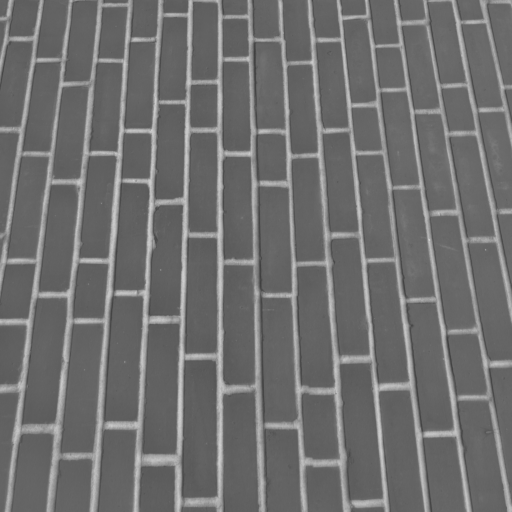
#> input picture skimage.data.brick(), 512 x 512 px
$ jupyter execute InteractiveBreak_Kernels.ipynb   (shell and % lines are left out)
#> lines starting #> are read from the running program, lines starting #| are printed output that depends on the picture
### InteractiveBreak_Kernels/kernelWidget.py
import numpy as np
from imageio import imread
from ipywidgets import widgets
import matplotlib.pyplot as plt
from scipy import ndimage
from skimage import data
from ipywidgets import Checkbox
from skimage.color import rgb2gray


class KernelWidget():
    def __init__(self, kernel_min=-8, kernel_max=8, small_example=True, small_example_size=7):
        # close all old figures
        plt.close("all")


        self.box_absolute = Checkbox(False, description='absolute value')
        self.box_absolute.observe(handler=self.convolve)

        self.box_norm = Checkbox(False, description='normalize')
        self.box_norm.observe(handler=self.convolve)

        self.w00 = widgets.IntSlider(min=kernel_min, max=kernel_max, value=0)
        self.w01 = widgets.IntSlider(min=kernel_min, max=kernel_max, value=0)
        self.w02 = widgets.IntSlider(min=kernel_min, max=kernel_max, value=0)
        self.w10 = widgets.IntSlider(min=kernel_min, max=kernel_max, value=0)
        self.w11 = widgets.IntSlider(min=kernel_min, max=kernel_max, value=1)
        self.w12 = widgets.IntSlider(min=kernel_min, max=kernel_max, value=0)
        self.w20 = widgets.IntSlider(min=kernel_min, max=kernel_max, value=0)
        self.w21 = widgets.IntSlider(min=kernel_min, max=kernel_max, value=0)
        self.w22 = widgets.IntSlider(min=kernel_min, max=kernel_max, value=0)

        self.kernel =  np.zeros((3,3), dtype=np.int8)
        self.kernel[1, 1] = 1

        self.set_kernel_observe_on()

        self.small_example = small_example
        self.small_example_size = small_example_size
        self.small_example_mid_point = small_example_size // 2
        if self.small_example:
            self.image = np.ones((small_example_size, small_example_size))
            self.image[self.small_example_mid_point, :] = 3
        else:
            self.image = data.brick()
            self.image = self.image.astype(np.float32)

        self.convolved_image = np.empty_like(self.image)

        self.axes = plt.figure(figsize=(9, 4), constrained_layout=True).subplot_mosaic(
            """
            AAAAA..BBBBB
            AAAAACCBBBBB
            AAAAACCBBBBB
            AAAAA..BBBBB
            """
        )

        self.ax_left = self.axes['A']
        self.ax_middle = self.axes['C']
        self.ax_right = self.axes['B']

        plt.sca(self.ax_left)
        self.original_img = self.ax_left.imshow(self.image, cmap='gray')
        self.ax_left.xaxis.set_visible(False)
        self.ax_left.yaxis.set_visible(False)
        plt.title('Original Image')

        plt.sca(self.ax_middle)
        self.kernel_obj = self.ax_middle.imshow(self.kernel, interpolation='none', cmap='seismic')
        self.kernel_obj.set_clim(kernel_min, kernel_max)
        self.ax_middle.xaxis.set_visible(False)
        self.ax_middle.yaxis.set_visible(False)
        plt.title('Kernel')

        plt.sca(self.ax_right)
        self.ax_right.sharex(self.ax_left)
        self.ax_right.sharey(self.ax_left)
        self.img_obj = self.ax_right.imshow(self.image, cmap='gray')
        self.ax_right.xaxis.set_visible(False)
        self.ax_right.yaxis.set_visible(False)
        plt.title('Filtered Image')
        if self.small_example:
            self.img_obj.set_clim(0, 1+np.max([np.max(self.image), np.max(self.convolved_image)]))
            self.original_img.set_clim(0, 1+np.max([np.max(self.image), np.max(self.convolved_image)]))


        self.kernel_text = self.create_text_annotation(self.kernel, axes=self.ax_middle)

        if self.small_example:
            self.original_text = self.create_text_annotation(self.image, axes=self.ax_left)
            self.conv_text = self.create_text_annotation(self.convolved_image, axes=self.ax_right)

        # plt.title('Used 3x3 kernel')

        if small_example:
            data_selection_options = ['random noise', 'vertical line', 'horizontal line', 'vertical block', 'horizontal block', 'point']
            default_value_img = 'vertical line'
        else:
            data_selection_options = ['cat', 'brick', 'cells']
            default_value_img = 'brick'


        self.image_data_selection = widgets.Dropdown(options=data_selection_options,
                                                     description='Image Data:',
                                                     value=default_value_img)


        self.image_data_selection.observe(self.create_image_data, names='value')

        kernel_selection_options = ['Identity', 'Box', 'Gaussian', 'Laplacian',  'Sharpen', 'Prewitt_X', 'Prewitt_Y', 'Sobel_X', 'Sobel_Y']
        default_value_kernel = 'Identity'

        self.kernel_selection = widgets.Dropdown(options=kernel_selection_options,
                                            description='Kernel:',
                                            value=default_value_kernel)

        self.kernel_selection.observe(self.set_kernel, names='value')


        #update right image
        self.convolve()

        self.hbox_1 = widgets.HBox((self.w00, self.w01, self.w02))
        self.hbox_2 = widgets.HBox((self.w10, self.w11, self.w12))
        self.hbox_3 = widgets.HBox((self.w20, self.w21, self.w22))
        self.hbox_dropdowns = widgets.HBox((self.image_data_selection, self.kernel_selection))
        self.hbox_modifiers = widgets.HBox((self.box_absolute, self.box_norm))

        self.vbox = widgets.VBox((self.hbox_dropdowns, self.hbox_modifiers, self.hbox_1, self.hbox_2, self.hbox_3))

        display(self.vbox)

    def set_kernel_observe_on(self):
        self.w00.observe(handler=self.convolve)
        self.w01.observe(handler=self.convolve)
        self.w02.observe(handler=self.convolve)
        self.w10.observe(handler=self.convolve)
        self.w11.observe(handler=self.convolve)
        self.w12.observe(handler=self.convolve)
        self.w20.observe(handler=self.convolve)
        self.w21.observe(handler=self.convolve)
        self.w22.observe(handler=self.convolve)

    # [125 lines left out: functions set_kernel_observe_off, create_image_data, set_kernel, transfer_kernel_to_widgets, not called in this run]

    def update_kernel(self):
        self.kernel_obj.set_data(self.kernel)
        self.update_text_annotation(text_annotation=self.kernel_text, image=self.kernel)

    # [4 lines left out: function update_image, not called in this run]

    def update_conv(self):
        self.img_obj.set_data(self.convolved_image)
        if not self.small_example:
            self.img_obj.autoscale()
        else:
            self.img_obj.set_clim(self.min_imgs(self.image, self.convolved_image),
                                  1 + self.max_imgs(self.image, self.convolved_image))
            self.original_img.set_clim(self.min_imgs(self.image, self.convolved_image),
                                  1 + self.max_imgs(self.image, self.convolved_image))
            self.update_text_annotation(text_annotation=self.conv_text, image=self.convolved_image)

    def max_imgs(self, img1, img2):
        return np.nanmax([np.nanmax(img1), np.nanmax(img2)])

    def min_imgs(self, img1, img2):
        return np.nanmin([np.nanmin(img1), np.nanmin(img2)])


    def convolve(self, change=None):
        self.kernel = np.array([[self.w00.value, self.w01.value, self.w02.value], [self.w10.value, self.w11.value, self.w12.value], [self.w20.value, self.w21.value, self.w22.value]])
        if self.box_norm.value == True:
            sum_of_kernel = np.sum(self.kernel)
            if sum_of_kernel != 0:
                self.kernel = self.kernel / sum_of_kernel
        self.update_kernel()
        self.kernel = np.flipud(np.fliplr(self.kernel))

        self.convolved_image = ndimage.convolve(self.image, self.kernel, mode='nearest')
        if self.box_absolute.value == True:
            self.convolved_image = np.abs(self.convolved_image)


        if self.small_example:
            self.convolved_image[0,:] = np.nan
            self.convolved_image[-1,:] = np.nan
            self.convolved_image[:,0] = np.nan
            self.convolved_image[:,-1] = np.nan
        self.update_conv()

    def create_text_annotation(self, image, axes):
        text_annotation = {}
        for i in range(image.shape[0]):
            text_annotation[i] = dict()
            for j in range(image.shape[1]):
                if np.isnan(image[i, j]):
                    image_text = ''
                else:
                    image_text = str(np.round(image[i, j], 2))
                text_annotation[i][j] = axes.text(j, i, image_text,
                               ha="center", va="center", color="w", backgroundcolor=[0, 0, 0, 0.1])

        return text_annotation

    def update_text_annotation(self, text_annotation, image):
        for i in range(image.shape[0]):
            for j in range(image.shape[1]):
                if np.isnan(image[i, j]):
                    image_text = ''
                else:
                    image_text = str(np.round(image[i, j], 2))
                text_annotation[i][j].set_text(image_text)

### InteractiveBreak_Kernels/InteractiveBreak_Kernels.ipynb
# Interactive Break: Image Filtering with Kernels

<div class="alert alert-block alert-success">

<b>Outline: </b>
<ul>
    <li>Image processing with kernels is a powerful method extract image features.</li>
    <li>Even with a small 3x3 kernel, a variety of operations are possible, e.g. edge filtering, ridge filtering, smoothing, sharpening. </li>
</ul>
</div>

<div class="alert alert-block alert-info">

<b>Theory</b>

</div>

<div class="alert alert-block alert-info">
<b>Theory</b>


</div>

<div class="alert alert-block alert-warning">
<b>Task:</b> <br>

* Explore the following widget.
* How does the math work? Calculate pixels by hand and double-check with the widget.
* How could one handle pixels at the border? Come up with 1-2 solutions.
* How would you implement a diagonal edge filter?

</div>

[cell 1]
from kernelWidget import KernelWidget
myWidget = KernelWidget()
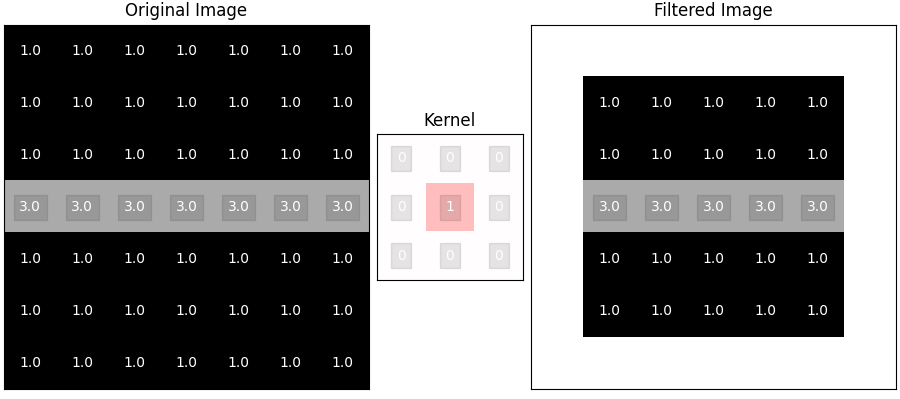
#> figure drawn by matplotlib, 3 panels

<div class="alert alert-block alert-warning">
<b>Task:</b> <br></br>

* Explore the following widget. Make extensive use of the zoom button (see picture below; click on it and then draw an rectangle in the image where you want to zoom in) to investigate details. You can reset the zoom by clicking the 'home' button.

* What could be possible use-cases for biological image analysis?

</div>

[cell 2]
myWidget = KernelWidget(small_example=False)
#> call 2 of __init__, with kernel_min = -8, kernel_max = 8, small_example = False, small_example_size = 7
#> in __init__, self.image is the input picture: shape (512, 512); min 63, max 207, mean 111.5
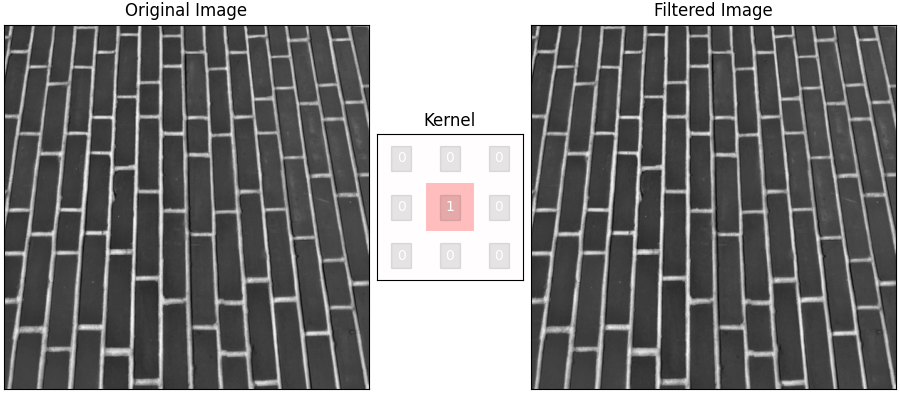
#> figure drawn by matplotlib, 3 panels

<div class="alert alert-block alert-info">

<b>How to run convolutions in python?</b>

There are multiple packages that provide that function, for example, <code>scipy</code>.

https://docs.scipy.org/doc/scipy/reference/generated/scipy.ndimage.convolve.html
</div>

[cell 3]
from scipy import ndimage
import numpy as np
import imageio

image = imageio.imread('images/cat.tif') # Cat is called chelsea! by Stefan van der Walt, cc0 licence, found at skimage doc
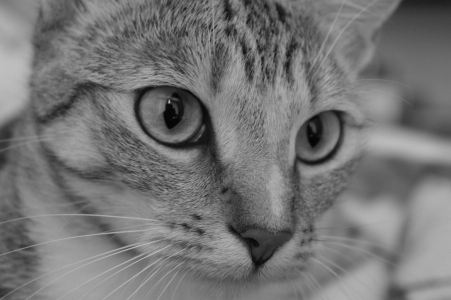
#> input picture InteractiveBreak_Kernels/images/cat.tif, 451 x 300 px
#> image is the input picture: shape (300, 451); min 3, max 192, mean 116.9
kernel = np.ones(shape=(3,3)) # create 3x3 kernel
convolved_image = ndimage.convolve(image, kernel) # convolve
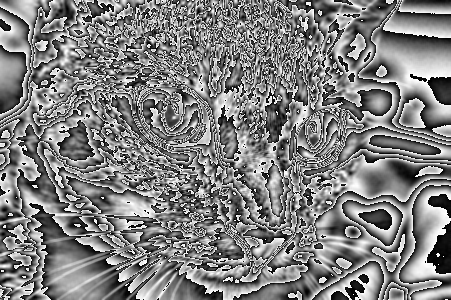
#> convolved_image: shape (300, 451); min 0, max 255, mean 128.1

print(f'image shape: {image.shape}')
#| image shape: (300, 451)
print(f'kernel shape: {kernel.shape}')
print(f'result shape: {convolved_image.shape}')
#| result shape: (300, 451)

<div class="alert alert-block alert-info">

<b>Further Reading/ References: </b>

https://bioimagebook.github.io/chapters/2-processing/4-filters/filters.html

https://setosa.io/ev/image-kernels/

https://docs.gimp.org/en/filters.html
</div>
